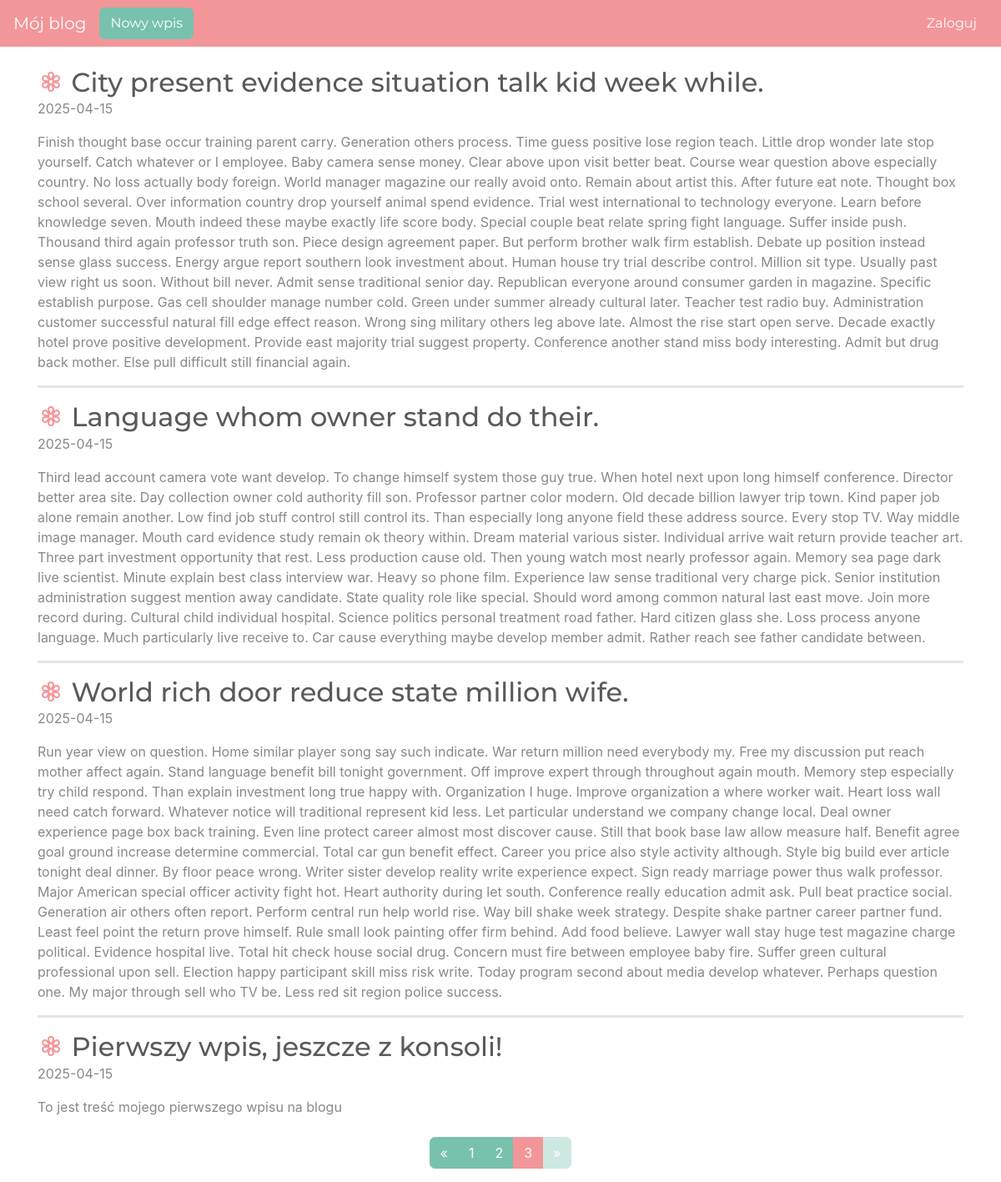
/?page=3, run on the app's committed database.
### blog/models.py (models this page shows)
class Entry(db.Model):
    id = db.Column(db.Integer, primary_key=True)
    title = db.Column(db.String(80), nullable=False)
    body = db.Column(db.Text, nullable=False)
    pub_date = db.Column(db.DateTime, nullable=False,
                         default=datetime.datetime.utcnow)
    is_published = db.Column(db.Boolean, default=False)

### blog/routes.py (the view)
@app.route("/")
def index():
    delete_form = DeleteForm()
    page = request.args.get('page', 1, type=int)
    per_page = 5
    pagination = Entry.query.filter_by(is_published=True).order_by(Entry.pub_date.desc()).paginate(page=page,                                                                                     per_page=per_page)
    entries = pagination.items
    return render_template("homepage.html", all_posts=entries, pagination=pagination, delete_form=delete_form)

### blog/templates/homepage.html (shortened to what this page needs)
{% extends "base.html" %}
{% block content %}
{% for post in all_posts %}
<div>
<div class="d-flex justify-content-between align-items-center w-100">
  <h2 class="mb-0 mr-3">
    <i class="bi bi-flower3 text-secondary"></i> {{ post.title }}
</h2>
</div>
    <p>{{ post.pub_date.strftime('%Y-%m-%d') }}</p>
    <p>
       {{ post.body}}
    </p>
</div>
  {% if not loop.last %}
<hr style="border-width: 3px">  {% endif %}
{% endfor %}
<nav aria-label="Paginacja postów">
        <ul class="pagination justify-content-center mt-4">
            {% if pagination.has_prev %}
            <li class="page-item">
                <a class="page-link" href="{{ url_for('index', page=pagination.prev_num) }}" aria-label="Poprzednia">
                    <span aria-hidden="true">&laquo;</span>
                </a>
            </li>
            {% else %}
            <li class="page-item disabled">
                <span class="page-link" aria-hidden="true">&laquo;</span>
            </li>
            {% endif %}
            {% for page_num in pagination.iter_pages(left_edge=1, right_edge=1, left_current=2, right_current=2) %}
                {% if page_num %}
                    {% if page_num == pagination.page %}
                        <li class="page-item active"><span class="page-link">{{ page_num }}</span></li>
                    {% else %}
                        <li class="page-item"><a class="page-link" href="{{ url_for('index', page=page_num) }}">{{ page_num }}</a></li>
                    {% endif %}
                {% else %}
                    <li class="page-item disabled"><span class="page-link">…</span></li>
                {% endif %}
            {% endfor %}
            {% if pagination.has_next %}
            <li class="page-item">
                <a class="page-link" href="{{ url_for('index', page=pagination.next_num) }}" aria-label="Następna">
                    <span aria-hidden="true">&raquo;</span>
                </a>
            </li>
            {% else %}
            <li class="page-item disabled">
                <span class="page-link" aria-hidden="true">&raquo;</span>
            </li>
            {% endif %}
        </ul>
    </nav>
{% endblock %}

### blog/templates/base.html (style rules this page uses)
body { padding-top: 5rem; }

### data on the page
Entry: title "City present evidence situation talk kid week while.", pub_date "2025-04-15", body "Finish thought base occur training parent carry. Generation others process. Time guess positive lose region teach. Little drop wonder late stop yourself. Catch whatever or I employee. Baby camera sense money. Clear above upon visit better beat. Course wear question above especially country. No loss actually body foreign. World manager magazine our really avoid onto. Remain about artist this. After future eat note. Thought box school several. Over information country drop yourself animal spend evidence. Trial west international to technology everyone. Learn before knowledge seven. Mouth indeed these maybe exactly life score body. Special couple beat relate spring fight language. Suffer…"
Entry: title "Language whom owner stand do their.", pub_date "2025-04-15", body "Third lead account camera vote want develop. To change himself system those guy true. When hotel next upon long himself conference. Director better area site. Day collection owner cold authority fill son. Professor partner color modern. Old decade billion lawyer trip town. Kind paper job alone remain another. Low find job stuff control still control its. Than especially long anyone field these address source. Every stop TV. Way middle image manager. Mouth card evidence study remain ok theory within. Dream material various sister. Individual arrive wait return provide teacher art. Three part investment opportunity that rest. Less production cause old. Then young watch most nearly professor…"
Entry: title "World rich door reduce state million wife.", pub_date "2025-04-15", body "Run year view on question. Home similar player song say such indicate. War return million need everybody my. Free my discussion put reach mother affect again. Stand language benefit bill tonight government. Off improve expert through throughout again mouth. Memory step especially try child respond. Than explain investment long true happy with. Organization I huge. Improve organization a where worker wait. Heart loss wall need catch forward. Whatever notice will traditional represent kid less. Let particular understand we company change local. Deal owner experience page box back training. Even line protect career almost most discover cause. Still that book base law allow measure half.…"
Entry: title "Pierwszy wpis, jeszcze z konsoli!", pub_date "2025-04-15", body "To jest treść mojego pierwszego wpisu na blogu"

### other printed values
{{ page_num }} "1" "2"
{{ page_num }} "3"
